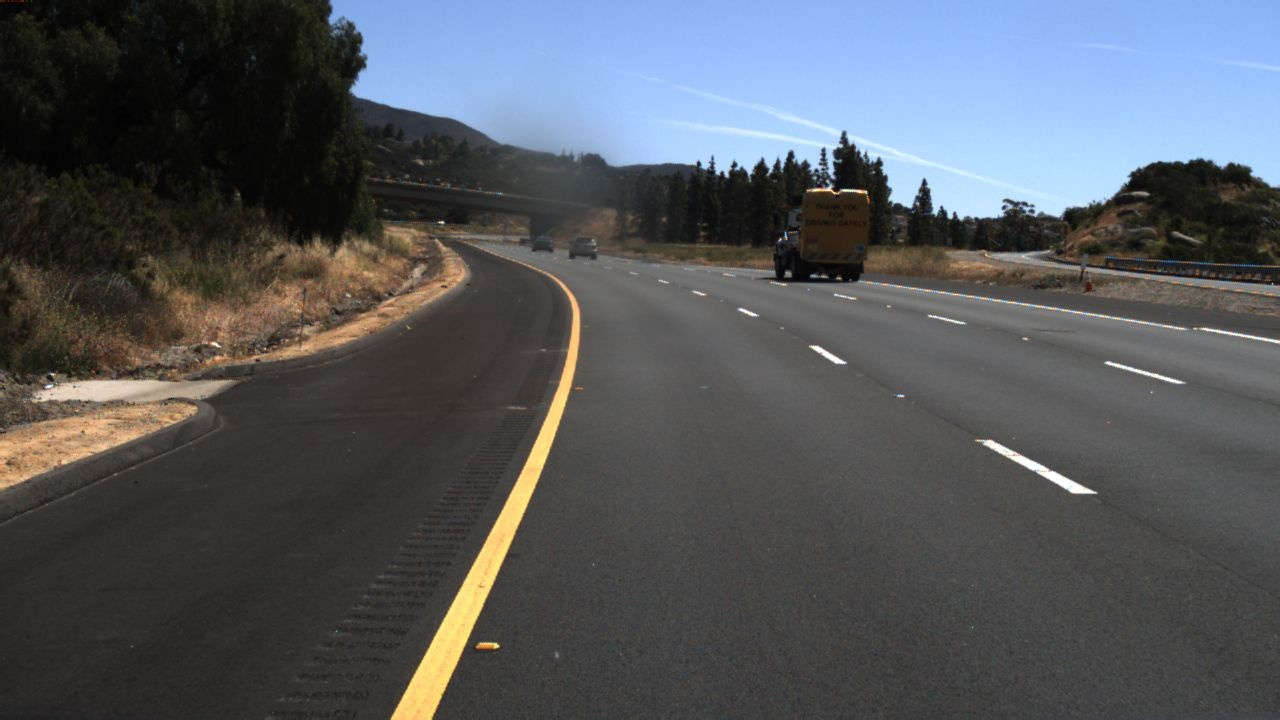
#> input picture train1/1492626805094402903/1.jpg, 1280 x 720 px
$ python -i ld_module_binary.py   (imports and definitions only)   (older library calls are emulated)
#> lines starting #> are read from the running program, lines starting #| are printed output that depends on the picture; after the words box and inside, x2 and y2 are one past the last pixel; in counts of white or black regions, pixels touching at a corner belong together
import numpy as np
import cv2
import ld_module_transform
from numba import njit, prange
import matplotlib.pyplot as plt

# [106 lines left out: functions get_bin_img, get_hls_sthresh_img, get_lab_bthresh_img, get_rgb_thresh_img, abs_thresh, not called in this run]

>>> import cv2
>>> picture = cv2.imread('1492626805094402903/1.jpg')
#> picture is the input picture: shape (720, 1280, 3); mean B, G, R 92.2, 87.5, 84.1
>>> result = get_bin_img(picture)
#> in get_bin_img, `abs_sobel = np.absolute(sobel)`:
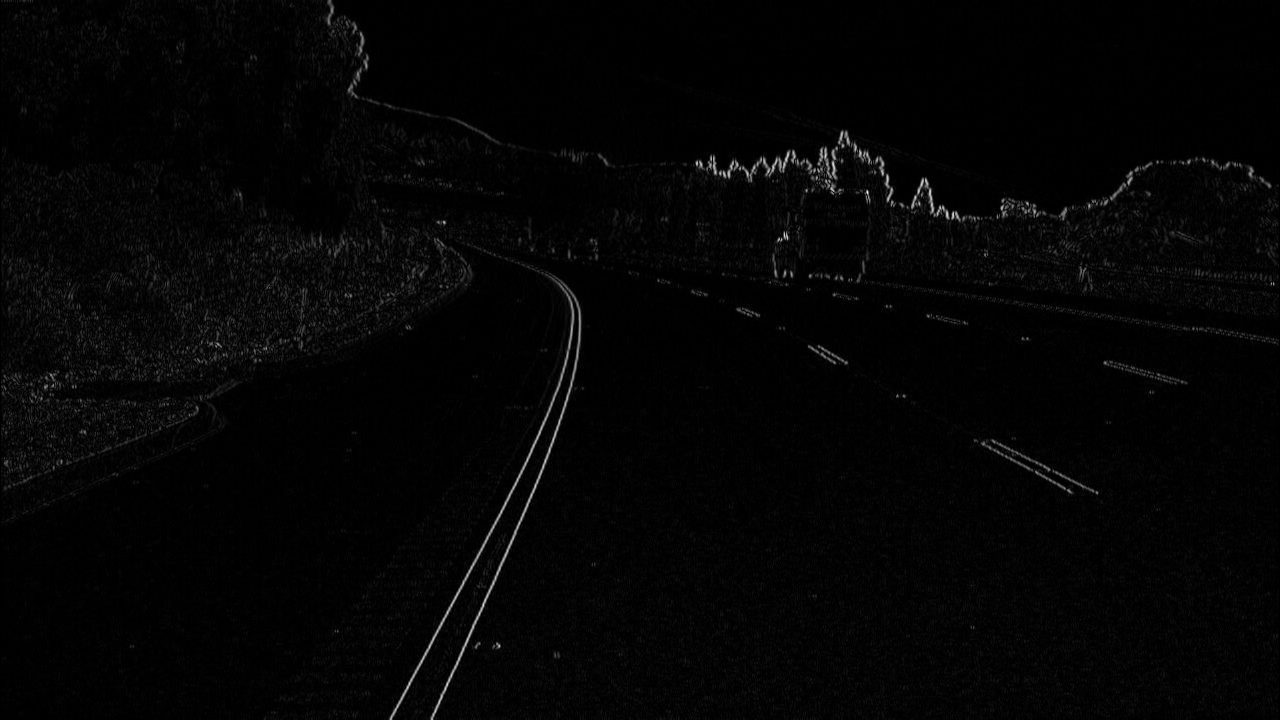
#> abs_sobel: shape (720, 1280) float64; min 0, max 691, mean 13.2; drawn with min black and max white
#> in get_bin_img, `r_binary = get_rgb_thresh_img(img, thresh=r_thresh)`:
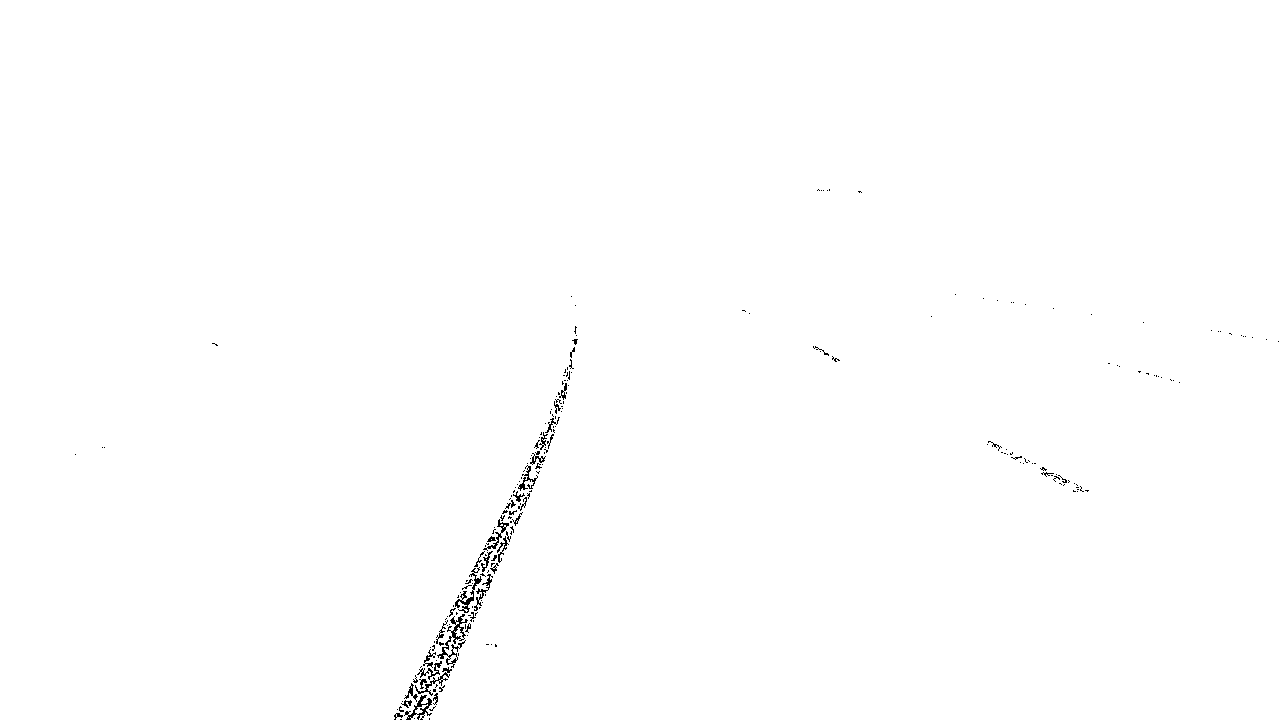
#> r_binary: shape (720, 1280); values 0 (black) and 1 (white), 99.6% white; black in thin lines or dots, all inside (x1, y1, x2, y2) = (75, 189, 1279, 720)
#> in get_bin_img, `g_binary = get_rgb_thresh_img(img, thresh=g_thresh, channel='G')`: g_binary: shape (720, 1280); values 0 (black) and 1 (white), 100% white; black in thin lines or dots, all inside (x1, y1, x2, y2) = (745, 311, 1276, 492)
#> in get_lab_bthresh_img, `lab_img = cv2.cvtColor(img, cv2.COLOR_BGR2LAB)`: lab_img: shape (720, 1280, 3); mean of channels 0, 1, 2 92, 128.6, 125.7
#> in get_lab_bthresh_img, `B = lab_img[:, :, 2]`:
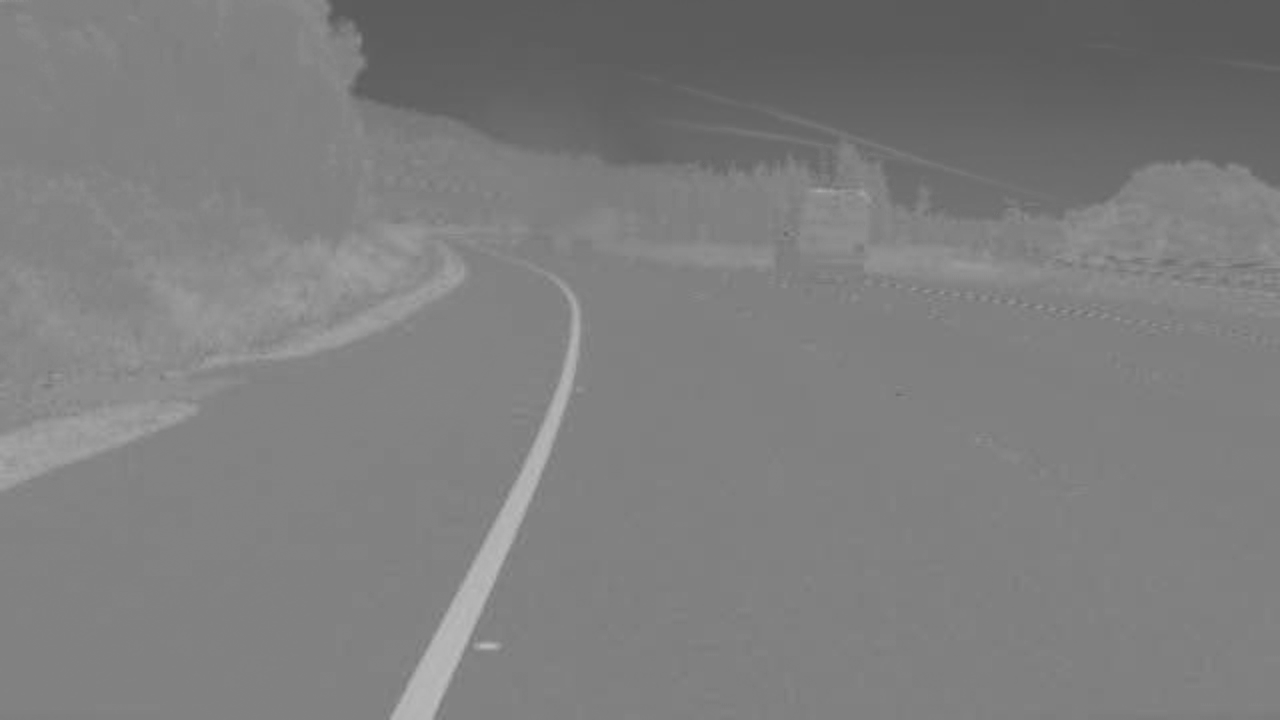
#> B: shape (720, 1280); min 89, max 189, mean 125.7
#> in get_bin_img, `b_binary = get_lab_bthresh_img(img, thresh=b_thresh)`: b_binary: shape (720, 1280); every value is 1
#> in get_hls_sthresh_img, `hls_img = cv2.cvtColor(img, cv2.COLOR_BGR2HLS)`: hls_img: shape (720, 1280, 3); mean of channels 0, 1, 2 44.4, 88.3, 56.7
#> in get_bin_img, `s_binary = get_hls_sthresh_img(img, thresh=s_thresh)`:
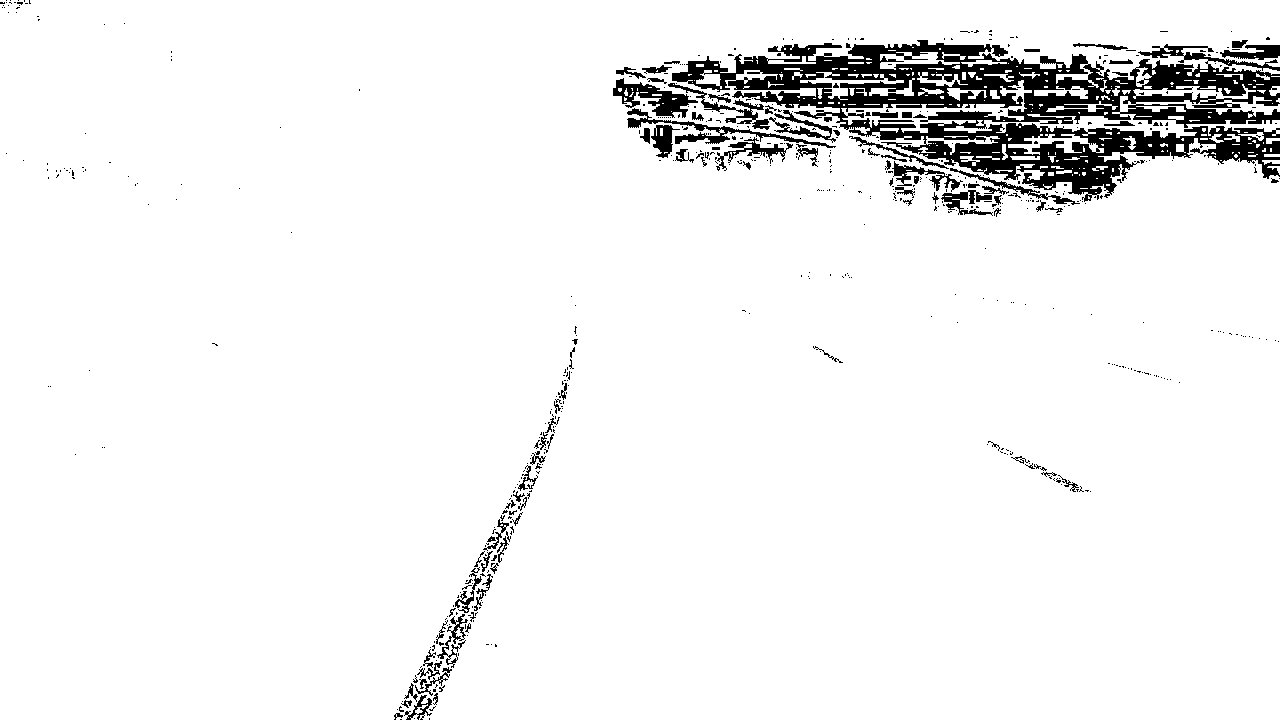
#> s_binary: shape (720, 1280); values 0 (black) and 1 (white), 94.4% white; 592 black regions (500 under 20 px), largest, box (x1, y1, x2, y2) and area: (672, 40, 1280, 202) 36909, (613, 78, 698, 118) 1318, (627, 108, 836, 148) 1223

$ run again, on train1/1492626805094402903/10.jpg
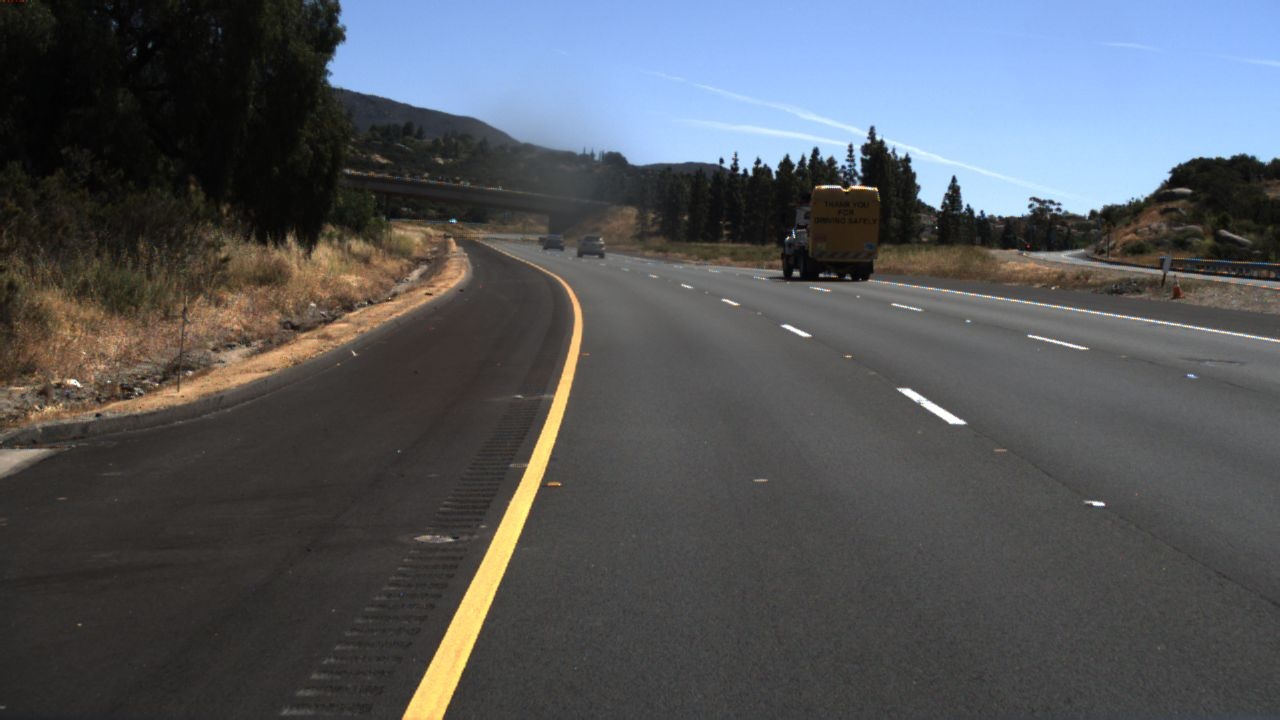
#> input picture train1/1492626805094402903/10.jpg, 1280 x 720 px
#> picture is the input picture: shape (720, 1280, 3); mean B, G, R 91.5, 86.9, 83.7
#> in get_bin_img, `r_binary = get_rgb_thresh_img(img, thresh=r_thresh)`:
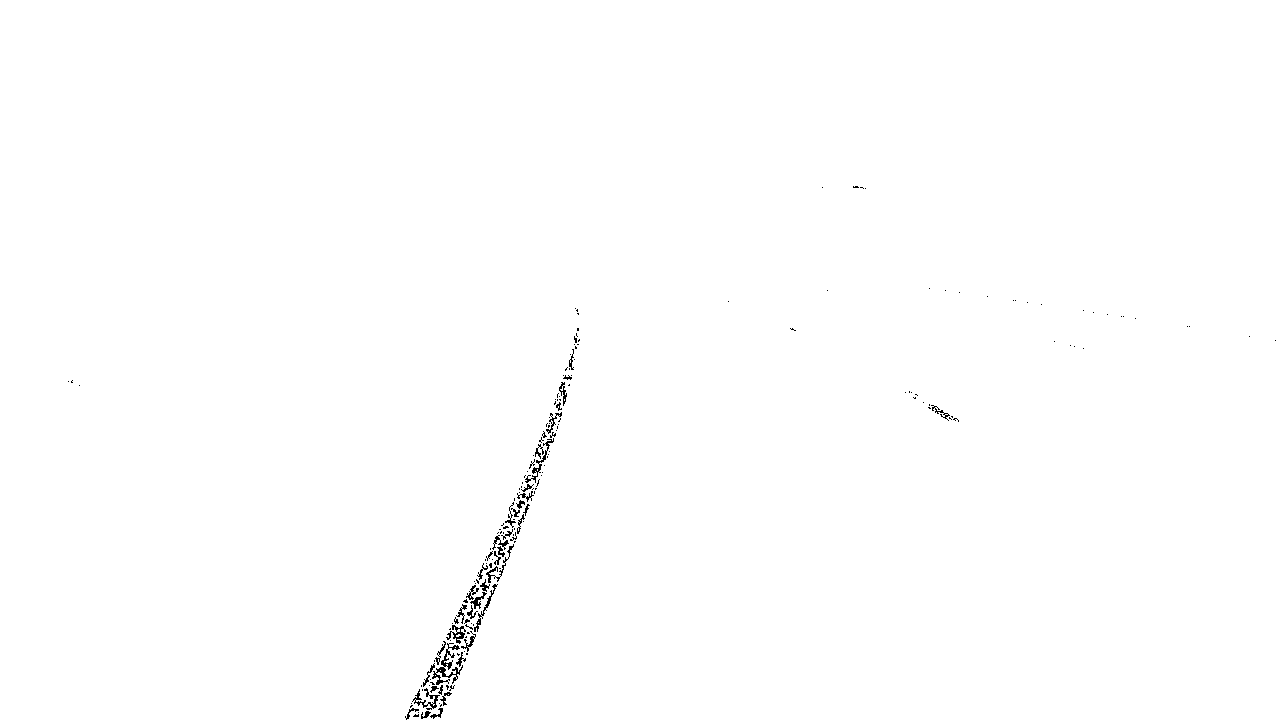
#> r_binary: shape (720, 1280); values 0 (black) and 1 (white), 99.6% white; black in thin lines or dots, all inside (x1, y1, x2, y2) = (68, 186, 1276, 720)
#> g_binary: shape (720, 1280); values 0 (black) and 1 (white), 100% white; black in thin lines or dots, all inside (x1, y1, x2, y2) = (72, 188, 1100, 505)
#> lab_img: shape (720, 1280, 3); mean of channels 0, 1, 2 91.5, 128.7, 125.8
#> b_binary: shape (720, 1280); every value is 1
#> hls_img: shape (720, 1280, 3); mean of channels 0, 1, 2 43.2, 87.8, 56.1
#> in get_bin_img, `s_binary = get_hls_sthresh_img(img, thresh=s_thresh)`:
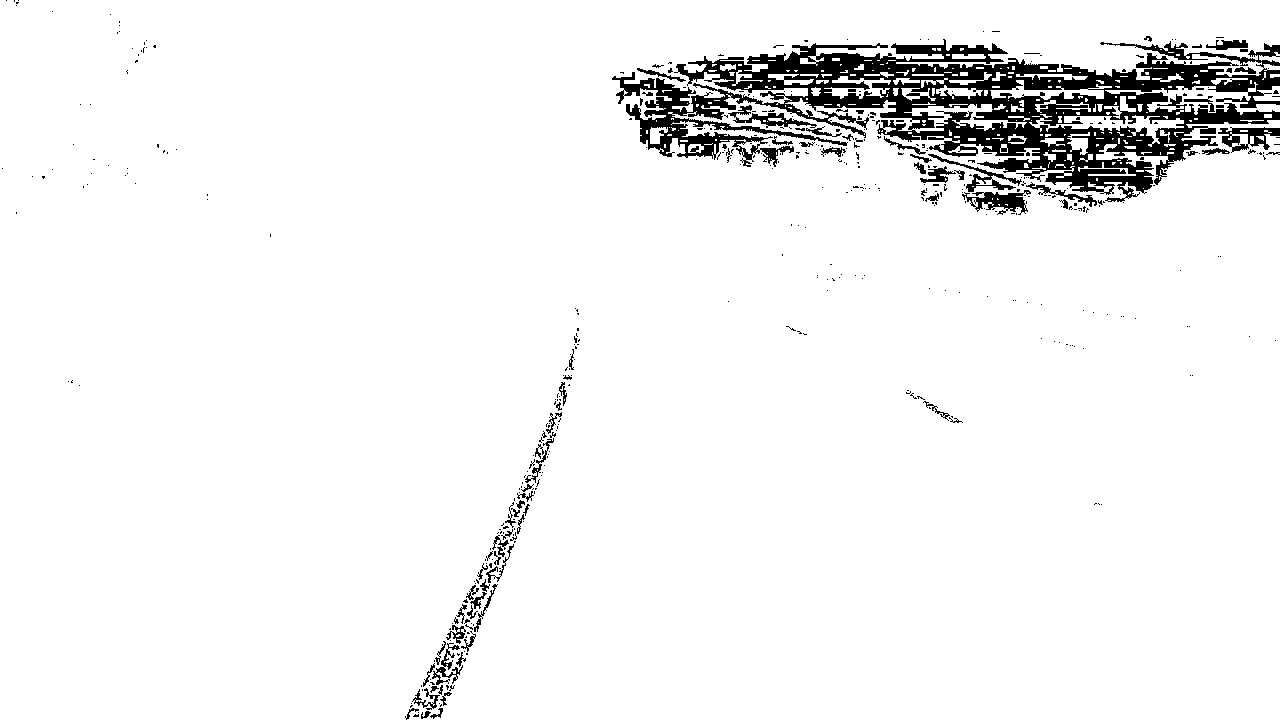
#> s_binary: shape (720, 1280); values 0 (black) and 1 (white), 94.7% white; 473 black regions (394 under 20 px), largest, box (x1, y1, x2, y2) and area: (612, 39, 1280, 202) 39243, (962, 190, 1031, 215) 787, (1218, 127, 1280, 153) 727
